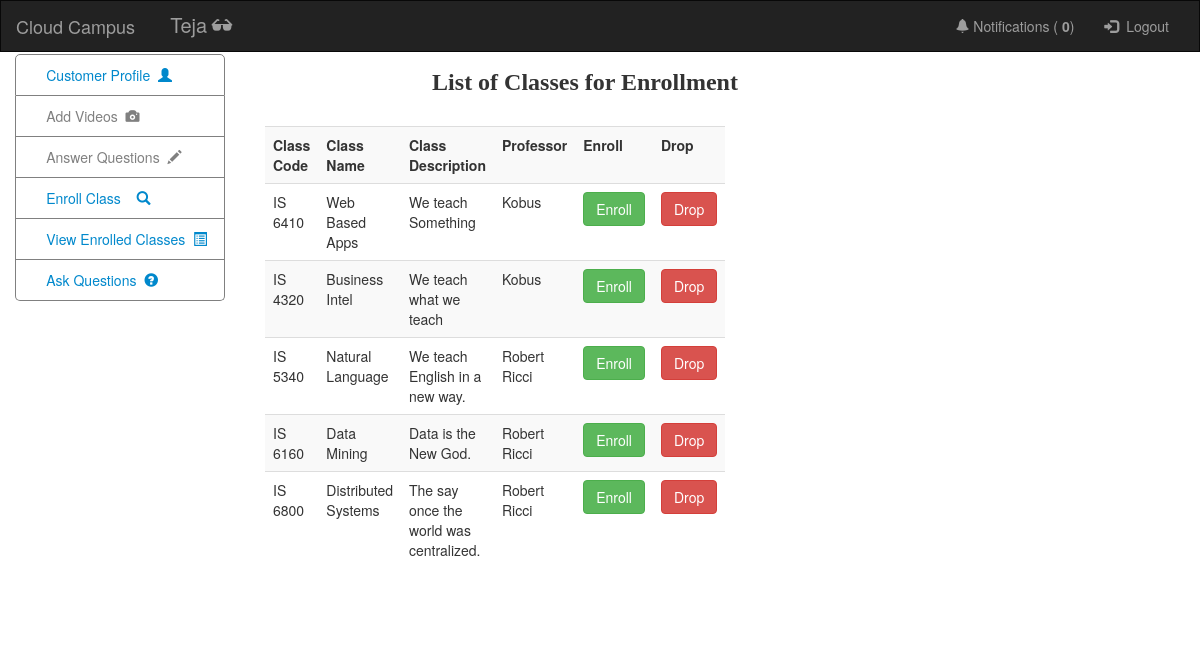
/enrollclass.php (signed in), run on the app's committed database.
### tables this page shows
CREATE TABLE IF NOT EXISTS `notifications` (
  `Id` int(5) NOT NULL AUTO_INCREMENT,
  `UserId` int(5) NOT NULL,
  `Videos` int(5) NOT NULL DEFAULT '0',
  `Questions` int(5) NOT NULL DEFAULT '0',
  `Answers` int(5) NOT NULL DEFAULT '0',
  PRIMARY KEY (`Id`),
  UNIQUE KEY `UserId` (`UserId`)
);

CREATE TABLE IF NOT EXISTS `class` (
  `Id` int(5) NOT NULL AUTO_INCREMENT,
  `Code` varchar(20) NOT NULL,
  `Name` varchar(20) NOT NULL,
  `Description` varchar(200) NOT NULL,
  `Professor` int(5) NOT NULL,
  PRIMARY KEY (`Id`),
  UNIQUE KEY `Code` (`Code`),
  KEY `Professor_in_Login_Table` (`Professor`)
);

### session.php (called while the page is built, shortened)
<?php
include_once('connect-db.php');
$user_check=$_SESSION['login_user'];
$ses_sql=mysqli_query($mysqli,"select * from login where Username='$user_check'");
$row = mysqli_fetch_assoc($ses_sql);
$login_session =$row['Username'];
$login_id =$row['Id'];
$login_role = $row['Role'];
?>

### enrollclass.php (the view, shortened to what this page needs)
<!DOCTYPE HTML PUBLIC "-//W3C//DTD HTML 4.01//EN" "http://www.w3.org/TR/html4/strict.dtd">
<html>
<head>
  <link rel="stylesheet" href="https://maxcdn.bootstrapcdn.com/bootstrap/3.3.7/css/bootstrap.min.css">
</head>
<body>
<?php
include_once('homepage.php');
require_once('connect-db.php');
if ($res = $mysqli->query("select * from login where Username='$login_session'")){
    $row1 = $res->fetch_object();
	$id = $row1->Id;
}
if ($result = $mysqli->query("SELECT * FROM class"))
{
if ($result->num_rows > 0)
{
echo "<div class='container'>";
echo "<div class='row'>";
echo "<div class='col-xs-12 col-sm-8 col-md-4 col-sm-offset-2 col-md-offset-4'>";
echo "<h3><b><center class='list-classes-txt'>List of Classes for Enrollment</center></b></h3>";
echo "<table class='table table-striped table-hover' id='view-classes-table'>";
echo "<tbody>";
echo "<tr><th>Class Code</th><th>Class Name</th><th>Class Description</th><th>Professor</th><th>Enroll</th><th>Drop</th></tr>";
while ($row = $result->fetch_object())
{
$prof = $mysqli->query("select * from login where Id='$row->Professor'");
$prof_row = $prof->fetch_object();
echo "<tr>";
echo "<td>" . $row->Code . "</td>";
echo "<td>" . $row->Name . "</td>";
echo "<td>" . $row->Description . "</td>";
echo "<td>" . $prof_row->Name . "</td>";
echo "<td>";
echo <<<_END
<form method='post' action='enrollclass.php' id="form1">
<input type='hidden' name='id' value='$id'>
<input type='hidden' name='classid' value='$row->Id'>
<input type='hidden' name='type' value='enroll'>
<input type='submit' class="btn btn-success btn-block" value='Enroll'>
</form>
_END;
echo "</td>";
echo "<td>";
echo <<<_END
<form method='post' action='enrollclass.php' id="form1">
<input type='hidden' name='id' value='$id'>
<input type='hidden' name='classid' value='$row->Id'>
<input type='hidden' name='type' value='drop'>
<input type='submit' name='submit' class="btn btn-danger btn-block" value='Drop'>
</form>
_END;
echo "</td>";
echo "</tr>";
}
echo "</tbody>";
echo "</table>";
echo "</div>";
echo "</div>";
echo "</div>";
}
}
else
{
echo "Error: " . $mysqli->error;
}
?>
</body>
</html>

### homepage.php (shortened to what this page needs)
<?php
include('session.php');
?>
<html>
<head>
  <link rel="stylesheet" href="https://maxcdn.bootstrapcdn.com/bootstrap/3.3.7/css/bootstrap.min.css">
  <link rel="stylesheet" href="home.css">
</head>
<body>
<div class="container-fluid text-center">
<div class="row">
<nav class="navbar navbar-inverse">
  <div class="container-fluid">
    <div class="navbar-header">
      <a class="navbar-brand" href="homepage.php">Cloud Campus</a>
    </div>
    <div class="collapse navbar-collapse" id="myNavbar">
      <ul class="nav navbar-nav nav-stacked">
	  <li id="user-name"><?php echo $login_session; ?>&nbsp;<span class="glyphicon glyphicon-sunglasses"></span></li>
	</ul>
        <ul class="nav navbar-nav navbar-right">
            <li class="dropdown">
                <a href="#" class="dropdown-toggle" data-toggle="dropdown" role="button" aria-haspopup="true" aria-expanded="false"><span class="glyphicon glyphicon-bell"></span> Notifications (<b>
                        <?php
                        $ses_sql=mysqli_query($mysqli,"select * from notifications where UserId = '$login_id'");
                        $row = mysqli_fetch_assoc($ses_sql);
                        echo $row['Videos']+$row['Questions']+$row['Answers'];
                        echo "</b>)";
                        echo "</a>";
                        ?>
                    </li>
            <li><a href="logout.php"><span class="glyphicon glyphicon-log-in"></span> &nbsp;Logout</a></li>
        </ul>
    </div>
  </div>
</nav>
</div>
    <ul class="nav nav-pills nav-stacked" id="vertical-nav">
        <li><a href="#">Customer Profile  &nbsp;<span class="glyphicon glyphicon-user"></span></a></li>
        <?php
        if($login_role == 'Student')
        {
            echo "<li><a href=\"addvideos.php\" class='disabled'>Add Videos &nbsp;<span class=\"glyphicon glyphicon-camera\"></span></a></li>";
            echo "<li><a href=\"answerquestions.php\" class='disabled'>Answer Questions &nbsp;<span class=\"glyphicon glyphicon-pencil\"></span></a></li>";
            echo "<li><a href=\"enrollclass.php\">Enroll Class   &nbsp;&nbsp;&nbsp;<span class=\"glyphicon glyphicon-search\"></span></a></li>";
            echo "<li><a href=\"viewenrolledclasses.php\">View Enrolled Classes &nbsp;<span class=\"glyphicon glyphicon-list-alt\"></span></a></li>";
            echo "<li><a href=\"askquestions.php\">Ask Questions &nbsp;<span class=\"glyphicon glyphicon-question-sign\"></span></a></li>";
        }
        ?>
    </ul>
</div>
</body>
</html>

### home.css (style rules this page uses)
#view-classes-table, #list-topics { width: 55em; margin-left: -10em; }
#vertical-nav { width: 15em; margin-top: 0.2%; }
#vertical-nav li { text-align: left; padding-left: 5%; color: #999; z-index: 1000; border: 1px solid grey; border-top: none; margin-top: 0px; }
#vertical-nav li:first-child { border-top: 1px solid grey; border-top-right-radius: 5px; border-top-left-radius: 5px; }
#vertical-nav li:last-child { border-bottom-right-radius: 5px; border-bottom-left-radius: 5px; }
#vertical-nav li a { text-align: left; padding-left: 10%; color: #0088cc; }
.container { position: absolute; margin-top: -18em; }
#user-name { margin-top: 0.5em; margin-left: 1em; font-size: 20px; color: #9d9d9d; }
.list-classes-txt { font-family: cursive; }
a.disabled { pointer-events: none; cursor: default; color: grey !important; }

### enrollclass.php (style rules this page uses)
.navbar { margin-bottom: 0; border-radius: 0; }

### homepage.php (style rules this page uses)
.navbar { margin-bottom: 0; border-radius: 0; }

### data on the page
notifications: $row['Videos']+$row['Questions']+$row['Answers'] "0"
class: Code "IS 6410", Name "Web Based Apps", Description "We teach Something", login.Name "Kobus"
class: Code "IS 4320", Name "Business Intel", Description "We teach what we teach", login.Name "Kobus"
class: Code "IS 5340", Name "Natural Language", Description "We teach English in a new way.", login.Name "Robert Ricci"
class: Code "IS 6160", Name "Data Mining", Description "Data is the New God.", login.Name "Robert Ricci"
class: Code "IS 6800", Name "Distributed Systems", Description "The say once the world was centralized.", login.Name "Robert Ricci"

### other printed values
$login_session "Teja"
